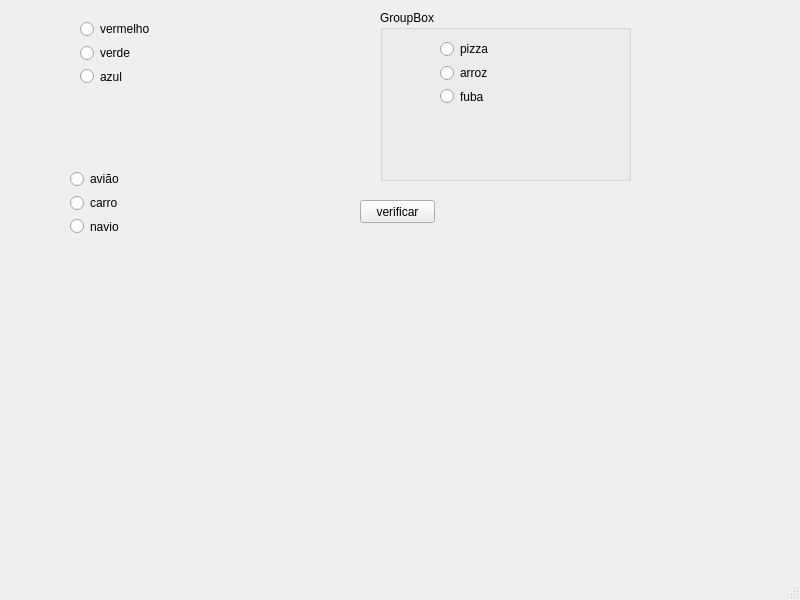
<?xml version="1.0" encoding="UTF-8"?>
<ui version="4.0">
 <class>MainWindow</class>
 <widget class="QMainWindow" name="MainWindow">
  <property name="geometry">
   <rect>
    <x>0</x>
    <y>0</y>
    <width>800</width>
    <height>600</height>
   </rect>
  </property>
  <property name="windowTitle">
   <string>MainWindow</string>
  </property>
  <widget class="QWidget" name="centralwidget">
   <widget class="QGroupBox" name="groupBox">
    <property name="geometry">
     <rect>
      <x>380</x>
      <y>10</y>
      <width>251</width>
      <height>171</height>
     </rect>
    </property>
    <property name="title">
     <string>GroupBox</string>
    </property>
    <widget class="QWidget" name="">
     <property name="geometry">
      <rect>
       <x>60</x>
       <y>30</y>
       <width>84</width>
       <height>65</height>
      </rect>
     </property>
     <layout class="QVBoxLayout" name="verticalLayout_3">
      <item>
       <widget class="QRadioButton" name="radioButton_pizza">
        <property name="text">
         <string>pizza</string>
        </property>
       </widget>
      </item>
      <item>
       <widget class="QRadioButton" name="radioButton_arroz">
        <property name="text">
         <string>arroz</string>
        </property>
       </widget>
      </item>
      <item>
       <widget class="QRadioButton" name="radioButton_fuba">
        <property name="text">
         <string>fuba</string>
        </property>
       </widget>
      </item>
     </layout>
    </widget>
   </widget>
   <widget class="QPushButton" name="pushButton">
    <property name="geometry">
     <rect>
      <x>360</x>
      <y>200</y>
      <width>75</width>
      <height>23</height>
     </rect>
    </property>
    <property name="text">
     <string>verificar</string>
    </property>
   </widget>
   <widget class="QWidget" name="">
    <property name="geometry">
     <rect>
      <x>80</x>
      <y>20</y>
      <width>84</width>
      <height>65</height>
     </rect>
    </property>
    <layout class="QVBoxLayout" name="verticalLayout">
     <item>
      <widget class="QRadioButton" name="radioButton_vermelho">
       <property name="text">
        <string>vermelho</string>
       </property>
      </widget>
     </item>
     <item>
      <widget class="QRadioButton" name="radioButton_verde">
       <property name="text">
        <string>verde</string>
       </property>
      </widget>
     </item>
     <item>
      <widget class="QRadioButton" name="radioButton_azul">
       <property name="text">
        <string>azul</string>
       </property>
      </widget>
     </item>
    </layout>
   </widget>
   <widget class="QWidget" name="">
    <property name="geometry">
     <rect>
      <x>70</x>
      <y>170</y>
      <width>84</width>
      <height>65</height>
     </rect>
    </property>
    <layout class="QVBoxLayout" name="verticalLayout_2">
     <item>
      <widget class="QRadioButton" name="radioButton_aviao">
       <property name="text">
        <string>avião</string>
       </property>
      </widget>
     </item>
     <item>
      <widget class="QRadioButton" name="radioButton_carro">
       <property name="text">
        <string>carro</string>
       </property>
      </widget>
     </item>
     <item>
      <widget class="QRadioButton" name="radioButton_navio">
       <property name="text">
        <string>navio</string>
       </property>
      </widget>
     </item>
    </layout>
   </widget>
  </widget>
  <widget class="QMenuBar" name="menubar">
   <property name="geometry">
    <rect>
     <x>0</x>
     <y>0</y>
     <width>800</width>
     <height>21</height>
    </rect>
   </property>
  </widget>
  <widget class="QStatusBar" name="statusbar"/>
 </widget>
 <resources/>
 <connections/>
</ui>
